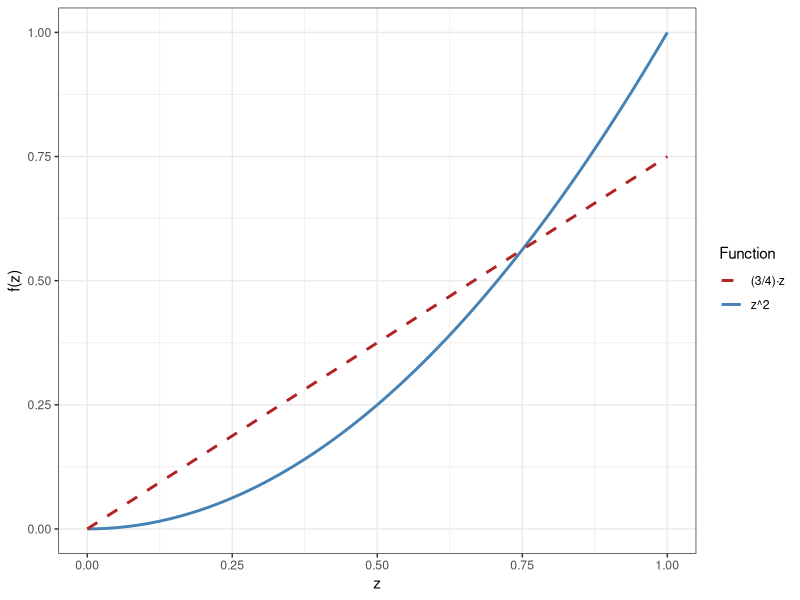

This chart was generated by the following R code:
## ---- chunk 1
#| echo: false
#| warning: false

library(ggplot2)

# Create a data frame
df <- data.frame(
  z          = seq(0, 1, length.out = 200),
  original   = seq(0, 1, length.out = 200)^2,
  projection = 0.75 * seq(0, 1, length.out = 200)
)

# Plot
ggplot(df, aes(x = z)) +
  geom_line(aes(y = original,   color = "z^2"),       linewidth = 1) +
  geom_line(aes(y = projection, color = "(3/4)·z"),   linetype = "dashed", size = 1) +
  scale_color_manual(name = "Function",
                     values = c("z^2" = "steelblue", "(3/4)·z" = "firebrick")) +
  labs(
    x     = "z",
    y     = "f(z)"
  ) +
  theme_bw()
